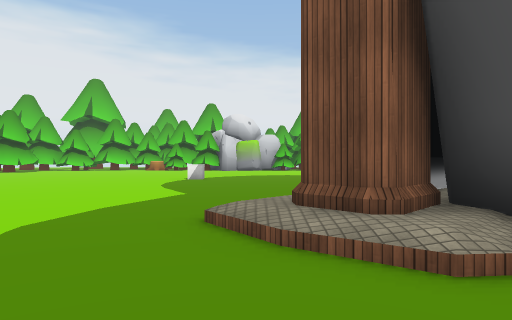
View 1 (above)

24 first-person views from a walk through a 3-D level made in the Unity game engine. The camera is 1.3 m above the floor, looks level and sees 75° across. The floor is counted in squares, 2 m on a side. Each view is taken from the middle of a square. On the plan, view 1 faces up. The plan holds only what a view shows up to about 10 squares ahead; the rest is blank. The place goes on beyond the plan. The player is left out. Some surface patterns are stand-ins.

View 2
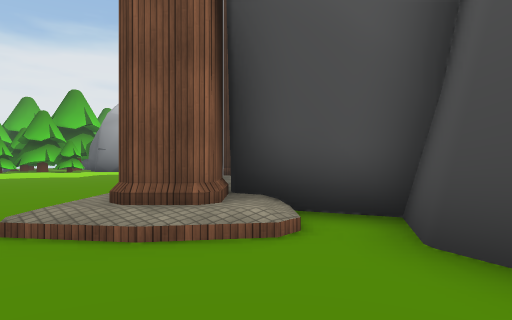

View 3
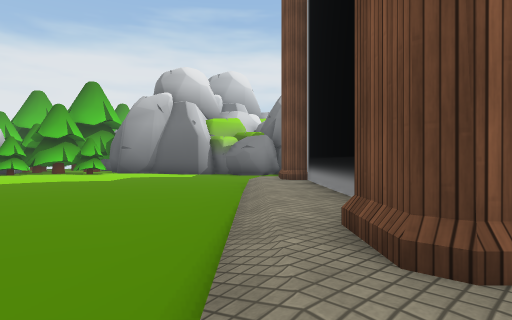

View 4
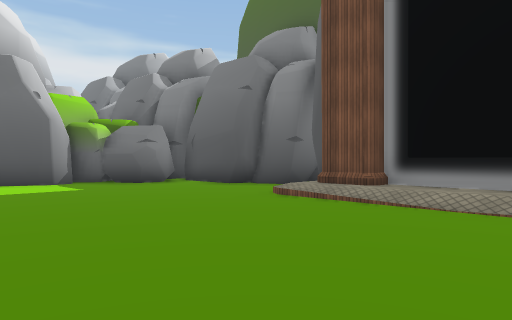

View 5
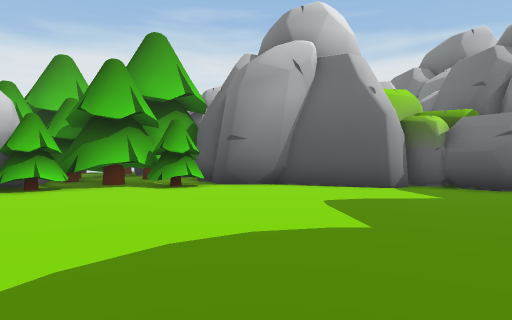

View 6
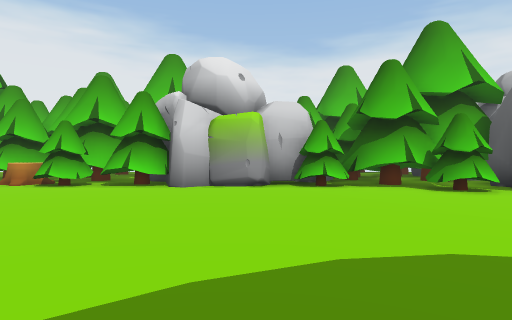

View 7
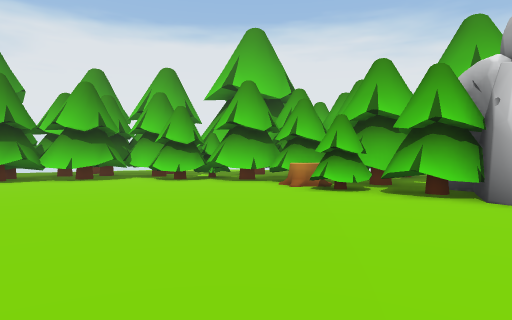

View 8
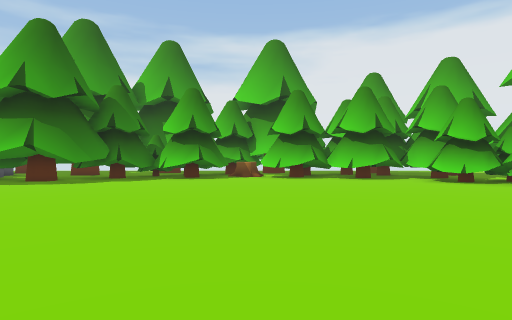

View 9
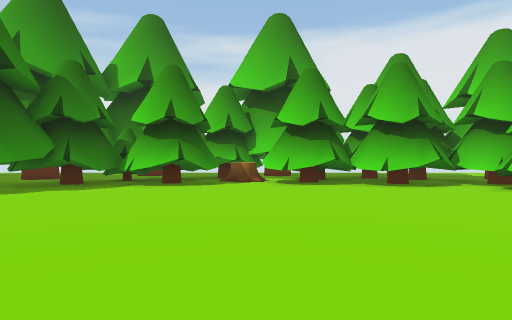

View 10
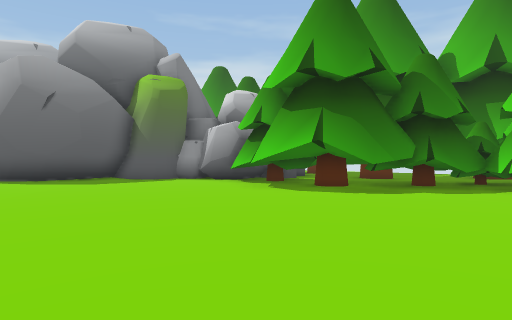

View 11
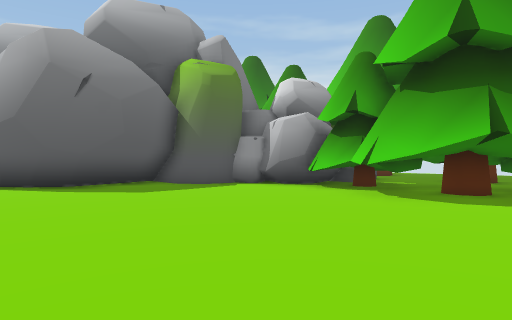

View 12
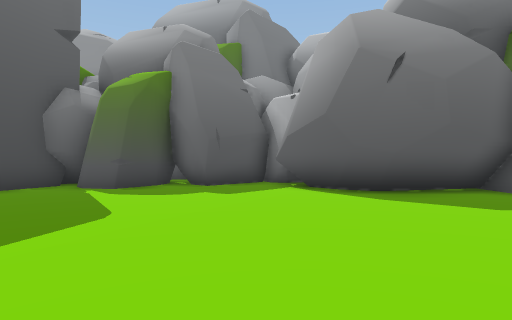

View 13
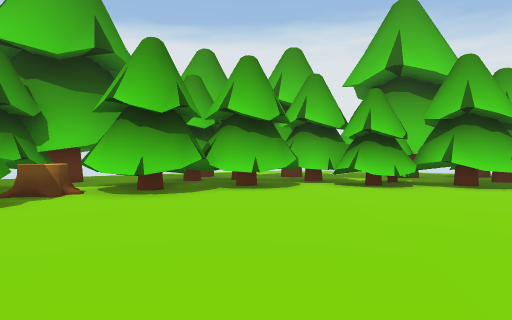

View 14
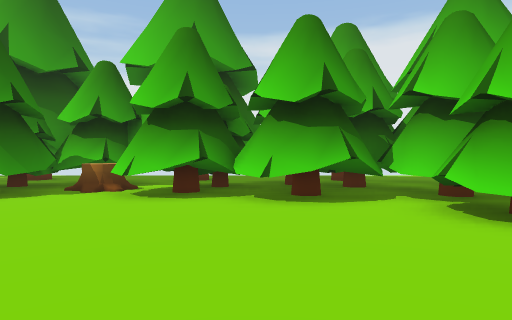

View 15
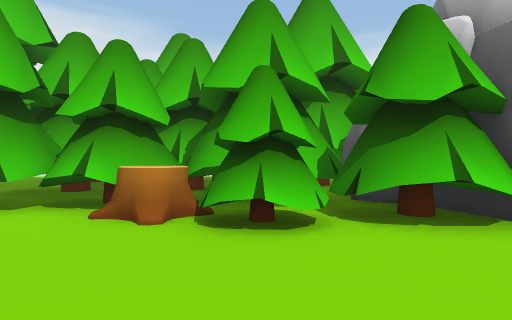

View 16
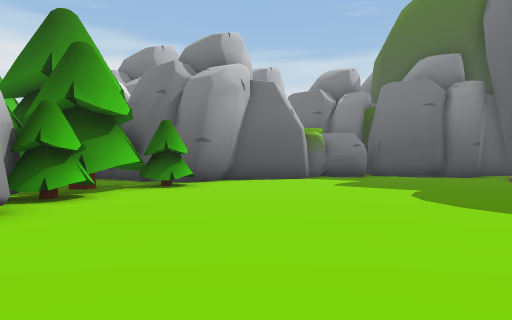

View 17
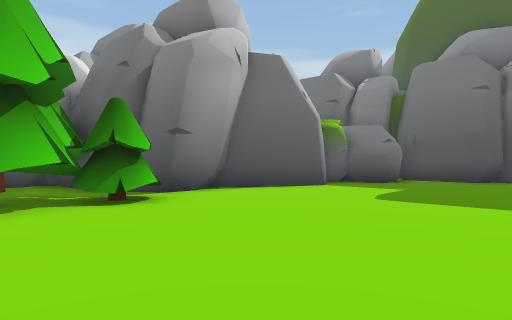

View 18
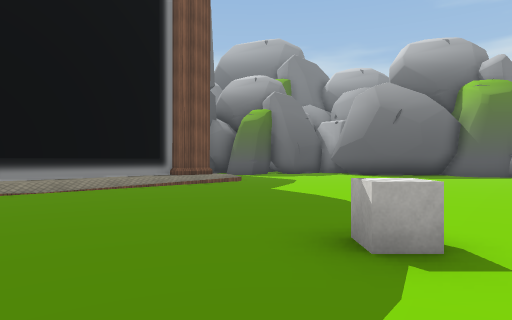

View 19
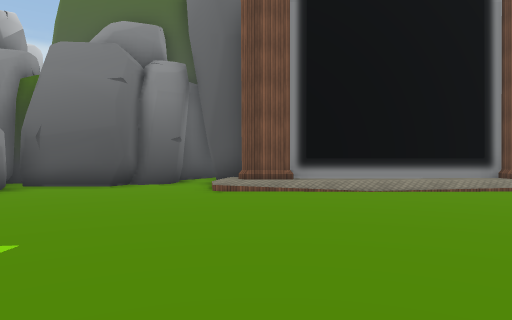

View 20
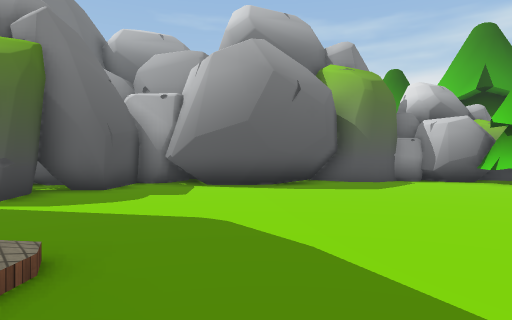

View 21
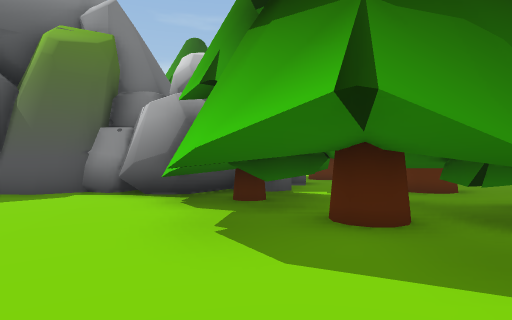

View 22
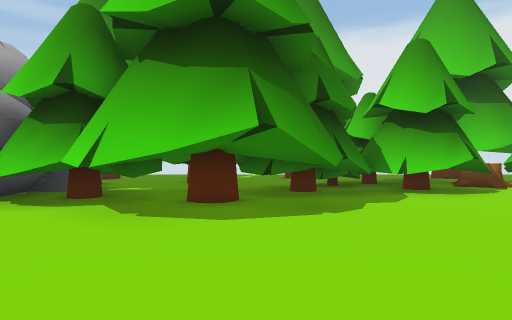

View 23
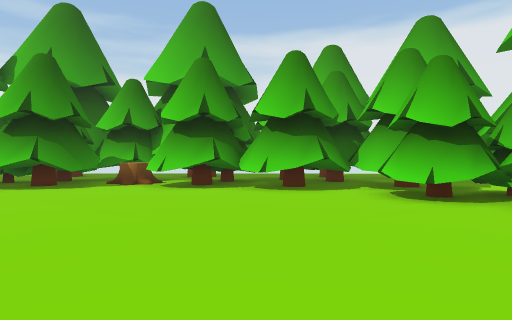

View 24
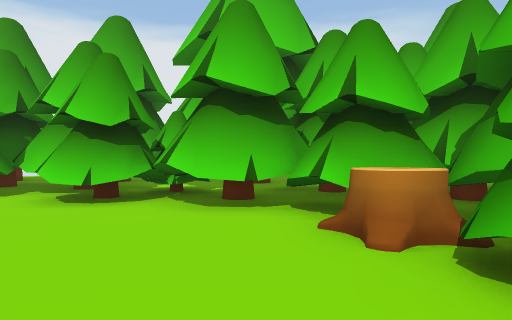

### Floor plan
Key: @ floor where view 1 was taken; # wall or solid block; . main floor; : floor 0.5 m higher than the main floor; / step, stairs or slope; R rock; T tree; S stump; C cube; O other object.
Columns run from 16 left of view 1 to 11 right of it. Each row starts with its distance up from view 1.
 24     T TTT##  T
 23    .. TTTTTTT#     T   #
 22    TTTTTTTTTT##   #TT ##
 21     TTTTT.STTT#####TT ##
 20 OT TTTT....T.T#...TTTT#
 19 OTTT................TT##
 18 OT TT..................#
 17 TTTT...................##
 16  TTT....................#
 15 TTTT....................#RRR
 14 ##S......................RR
 13 ##S......................RR
 12 ## TT.........C...........##
 11  TTT.....................##
 10  TTTT...................##
  9  TTTTTT..............//.##
  8 T.TTT#............../####
  7 TT.T#T#............/:#
  6 TT TTTT.........../:##
  5  . TTT.........../:##
  4  ###TT........../###
  3      #........../###
  2      #...........//#
  1      ###..........##
  0        ####.....@.#
 -1           ##...####
 -2            #.####
 -3            ###

Positions as (right, up) in squares from view 1, and headings:
1: (0, 0), facing up
2: (-1, 0), facing up-right
3: (-1, 3), facing up-right
4: (-1, 10), facing right
5: (0, 12), facing up-right
6: (0, 12), facing up
7: (-1, 14), facing up-left
8: (-1, 14), facing left
9: (-4, 14), facing left
10: (-4, 12), facing down-left
11: (-4, 9), facing down-left
12: (-4, 7), facing down
13: (-7, 12), facing up-left
14: (-7, 17), facing left
15: (-5, 17), facing up
16: (-4, 17), facing right
17: (-1, 17), facing right
18: (-1, 14), facing down
19: (0, 14), facing down-right
20: (0, 6), facing down-left
21: (-8, 9), facing down-left
22: (-6, 8), facing left
23: (-5, 17), facing left
24: (-5, 18), facing up-left
